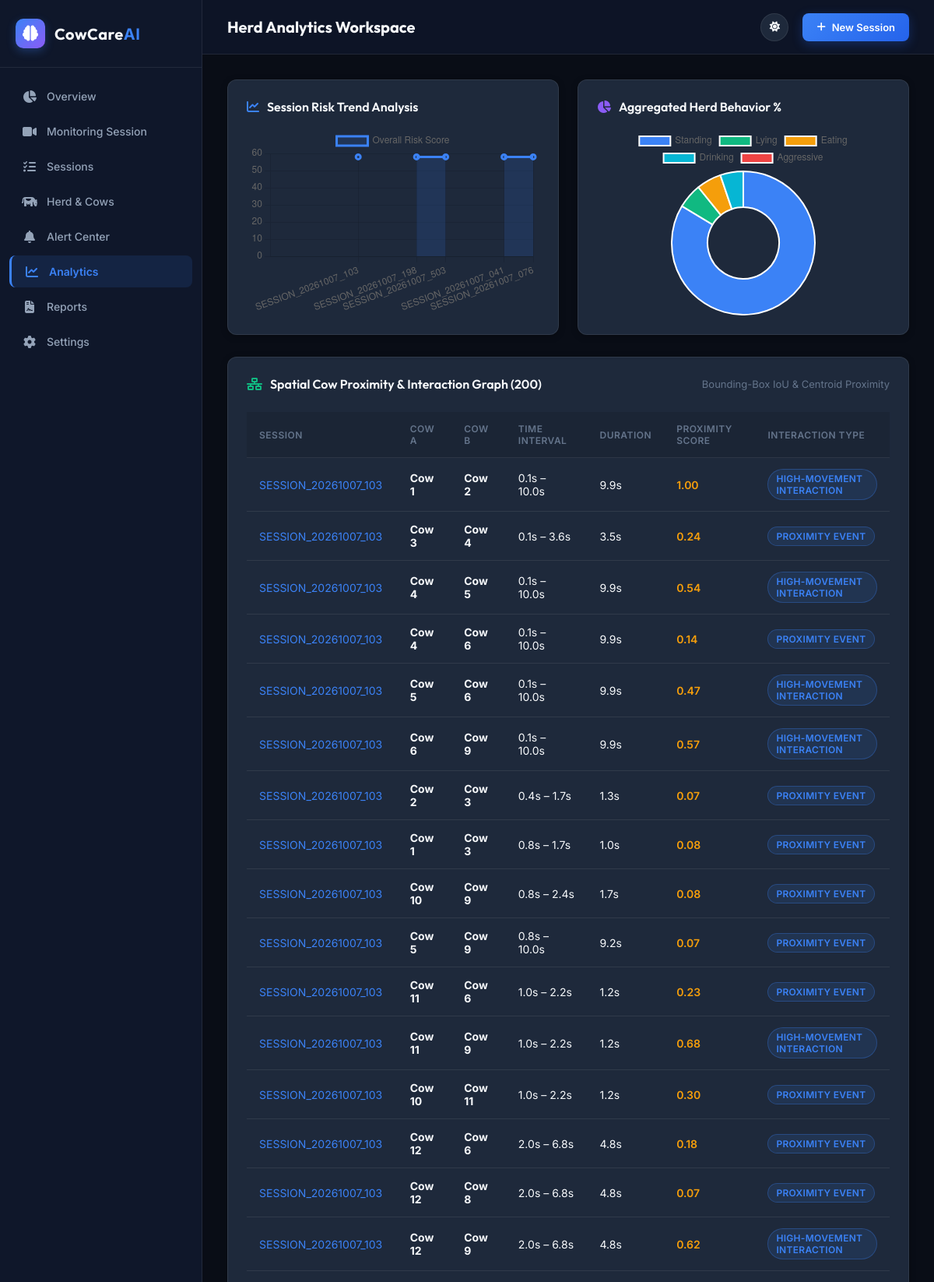
Screenshot of /analytics (signed in, upper part) with the database file from the repository.
### tables this page shows
CREATE TABLE cow_interactions (
            id               INTEGER PRIMARY KEY AUTOINCREMENT,
            prediction_id    INTEGER NOT NULL,
            cow_a            TEXT NOT NULL,
            cow_b            TEXT NOT NULL,
            start_time       REAL NOT NULL,
            end_time         REAL NOT NULL,
            duration         REAL NOT NULL,
            proximity_score  REAL DEFAULT 0.0,
            interaction_type TEXT DEFAULT 'Proximity Event',
            FOREIGN KEY(prediction_id) REFERENCES predictions(id) ON DELETE CASCADE
        );

CREATE TABLE predictions (
            id              INTEGER PRIMARY KEY AUTOINCREMENT,
            user_id         INTEGER NOT NULL,
            video_input     TEXT,
            left_audio      TEXT,
            right_audio     TEXT,
            video_output    TEXT,
            csv_report      TEXT,
            html_report     TEXT,
            total_cows      INTEGER DEFAULT 0,
            total_alerts    INTEGER DEFAULT 0,
            alert_flag      INTEGER DEFAULT 0,
            status          TEXT DEFAULT 'pending',
            created         TEXT DEFAULT CURRENT_TIMESTAMP,
            finished        TEXT, session_code TEXT, farm_name TEXT DEFAULT 'Main Farm', location TEXT DEFAULT 'Barn A', camera_id TEXT DEFAULT 'Cam 1', duration REAL DEFAULT 0.0, left_duration REAL DEFAULT 0.0, right_duration REAL DEFAULT 0.0, sync_status TEXT DEFAULT 'Synchronized', total_events INTEGER DEFAULT 0, total_anomalies INTEGER DEFAULT 0, overall_risk REAL DEFAULT 0.0,
            FOREIGN KEY(user_id) REFERENCES users(id)
        );

### app.py (the view)
@app.route("/analytics")
@login_required
def analytics_page():
    conn = get_db()
    uid = session["user_id"]
    predictions = conn.execute("SELECT * FROM predictions WHERE user_id=? ORDER BY id ASC", (uid,)).fetchall()
    interactions = conn.execute("""
        SELECT ci.*, p.session_code
        FROM cow_interactions ci
        JOIN predictions p ON ci.prediction_id = p.id
        WHERE p.user_id = ?
    """, (uid,)).fetchall()
    conn.close()
    return render_template("analytics.html", predictions=predictions, interactions=interactions)

### app.py (called while the page is built)
def login_required(f):
    @wraps(f)
    def wrapper(*args, **kwargs):
        if "user_id" not in session:
            flash("Please log in first.", "warning")
            return redirect(url_for("login"))
        return f(*args, **kwargs)
    return wrapper

### database.py (called while the page is built)
def get_db():
    conn = sqlite3.connect(DB_PATH, check_same_thread=False)
    conn.row_factory = sqlite3.Row
    return conn

### templates/analytics.html (shortened to what this page needs)
{% extends "base.html" %}
{% block page_title %}Herd Analytics Workspace{% endblock %}
{% block content %}
<div style="display: grid; grid-template-columns: 1fr 1fr; gap: 24px; margin-bottom: 28px;">
  <div class="card" style="margin-bottom: 0;">
    <div class="card-header">
      <div class="card-title">
        <i class="fas fa-chart-line" style="color: var(--accent-blue);"></i>
        Session Risk Trend Analysis
      </div>
    </div>
    <div style="height: 240px; position: relative;">
      <canvas id="analyticsRiskChart"></canvas>
    </div>
  </div>
  <div class="card" style="margin-bottom: 0;">
    <div class="card-header">
      <div class="card-title">
        <i class="fas fa-chart-pie" style="color: var(--accent-purple);"></i>
        Aggregated Herd Behavior %
      </div>
    </div>
    <div style="height: 240px; position: relative;">
      <canvas id="analyticsBehaviorChart"></canvas>
    </div>
  </div>
</div>
<div class="card">
  <div class="card-header">
    <div class="card-title">
      <i class="fas fa-network-wired" style="color: var(--accent-green);"></i>
      Spatial Cow Proximity & Interaction Graph ({{ interactions | length }})
    </div>
    <span style="font-size: 13px; color: var(--text-muted);">Bounding-Box IoU & Centroid Proximity</span>
  </div>
  {% if interactions %}
  <div class="table-responsive">
    <table class="platform-table">
      <thead>
        <tr>
          <th>Session</th>
          <th>Cow A</th>
          <th>Cow B</th>
          <th>Time Interval</th>
          <th>Duration</th>
          <th>Proximity Score</th>
          <th>Interaction Type</th>
        </tr>
      </thead>
      <tbody>
        {% for i in interactions %}
        <tr>
          <td><code style="color: var(--accent-blue);">{{ i.session_code }}</code></td>
          <td><strong style="color: var(--text-main);">Cow {{ i.cow_a }}</strong></td>
          <td><strong style="color: var(--text-main);">Cow {{ i.cow_b }}</strong></td>
          <td>{{ "%.1f"|format(i.start_time) }}s – {{ "%.1f"|format(i.end_time) }}s</td>
          <td>{{ "%.1f"|format(i.duration) }}s</td>
          <td><span style="color: var(--accent-amber); font-weight: 600;">{{ "%.2f"|format(i.proximity_score or 0.8) }}</span></td>
          <td><span class="badge-status blue">{{ i.interaction_type or 'Proximity Event' }}</span></td>
        </tr>
        {% endfor %}
      </tbody>
    </table>
  </div>
  {% endif %}
</div>
{% endblock %}
{% block extra_js %}
<script>
document.addEventListener('DOMContentLoaded', () => {
  fetch('/api/overview_stats')
    .then(res => res.json())
    .then(data => {
      const riskCtx = document.getElementById('analyticsRiskChart');
      if (riskCtx && data.risk_trend) {
        new Chart(riskCtx, {
          type: 'line',
          data: {
            labels: data.risk_trend.map(item => item.session_code),
            datasets: [{
              label: 'Overall Risk Score',
              data: data.risk_trend.map(item => item.risk),
              borderColor: '#3b82f6',
              backgroundColor: 'rgba(59, 130, 246, 0.15)',
              borderWidth: 3,
              fill: true,
              tension: 0.3
            }]
          },
          options: { responsive: true, maintainAspectRatio: false }
        });
      }
      const behCtx = document.getElementById('analyticsBehaviorChart');
      if (behCtx && data.behavior_avg) {
        new Chart(behCtx, {
          type: 'doughnut',
          data: {
            labels: ['Standing', 'Lying', 'Eating', 'Drinking', 'Aggressive'],
            datasets: [{
              data: [
                data.behavior_avg.standing,
                data.behavior_avg.lying,
                data.behavior_avg.eating,
                data.behavior_avg.drinking,
                data.behavior_avg.aggressive
              ],
              backgroundColor: ['#3b82f6', '#10b981', '#f59e0b', '#06b6d4', '#ef4444']
            }]
          },
          options: { responsive: true, maintainAspectRatio: false }
        });
      }
    });
});
</script>
{% endblock %}

### static/css/style.css (style rules this page uses)
:root, [data-theme="dark"] { --bg-root: #090d16; --bg-sidebar: #0f172a; --bg-topbar: rgba(15, 23, 42, 0.85); --bg-card: #1e293b; --bg-card-hover: #26354a; --bg-input: #0f172a; --border-color: rgba(255, 255, 255, 0.08); --border-focus: #3b82f6; --text-main: #f8fafc; --text-secondary: #94a3b8; --text-muted: #64748b; --accent-green: #10b981; --accent-green-bg: rgba(16, 185, 129, 0.12); --accent-amber: #f59e0b; --accent-amber-bg: rgba(245, 158, 11, 0.12); --accent-red: #ef4444; --accent-red-bg: rgba(239, 68, 68, 0.12); --accent-blue: #3b82f6; --accent-blue-bg: rgba(59, 130, 246, 0.12); --accent-purple: #8b5cf6; --accent-purple-bg: rgba(139, 92, 246, 0.12); --shadow-sm: 0 2px 8px rgba(0, 0, 0, 0.25); --shadow-md: 0 4px 20px rgba(0, 0, 0, 0.35); --shadow-glow-green: 0 0 15px rgba(16, 185, 129, 0.25); --shadow-glow-red: 0 0 15px rgba(239, 68, 68, 0.25); }
* { margin: 0; padding: 0; box-sizing: border-box; font-family: 'Inter', -apple-system, BlinkMacSystemFont, sans-serif; }
body { background-color: var(--bg-root); color: var(--text-main); min-height: 100vh; display: flex; overflow-x: hidden; transition: background-color 0.3s ease, color 0.3s ease; }
.card { background-color: var(--bg-card); border: 1px solid var(--border-color); border-radius: 12px; padding: 24px; box-shadow: var(--shadow-sm); transition: all 0.2s ease; margin-bottom: 24px; }
.card-header { display: flex; align-items: center; justify-content: space-between; margin-bottom: 18px; }
.card-title { font-family: 'Outfit', sans-serif; font-size: 16px; font-weight: 600; color: var(--text-main); display: flex; align-items: center; gap: 10px; }
.badge-status { display: inline-flex; align-items: center; gap: 6px; padding: 4px 10px; border-radius: 20px; font-size: 12px; font-weight: 600; text-transform: uppercase; letter-spacing: 0.3px; }
.badge-status.blue { background-color: var(--accent-blue-bg); color: var(--accent-blue); border: 1px solid rgba(59, 130, 246, 0.3); }
.table-responsive { width: 100%; overflow-x: auto; }
.platform-table { width: 100%; border-collapse: separate; border-spacing: 0; margin-top: 8px; }
.platform-table th { background-color: rgba(0, 0, 0, 0.1); color: var(--text-muted); font-size: 12px; font-weight: 600; text-transform: uppercase; letter-spacing: 0.5px; padding: 14px 16px; text-align: left; border-bottom: 1px solid var(--border-color); }
.platform-table td { padding: 14px 16px; font-size: 14px; color: var(--text-main); border-bottom: 1px solid var(--border-color); transition: background-color 0.15s ease; }

### rows the page displays
cow_interactions: session_code "SESSION_20261007_103", cow_a "1", cow_b "2", start_time "0.1", end_time "10.0", duration "9.9", proximity_score "1.00", interaction_type "HIGH-MOVEMENT INTERACTION"
cow_interactions: session_code "SESSION_20261007_103", cow_a "3", cow_b "4", start_time "0.1", end_time "3.6", duration "3.5", proximity_score "0.24", interaction_type "PROXIMITY EVENT"
cow_interactions: session_code "SESSION_20261007_103", cow_a "4", cow_b "5", start_time "0.1", end_time "10.0", duration "9.9", proximity_score "0.54", interaction_type "HIGH-MOVEMENT INTERACTION"
cow_interactions: session_code "SESSION_20261007_103", cow_a "4", cow_b "6", start_time "0.1", end_time "10.0", duration "9.9", proximity_score "0.14", interaction_type "PROXIMITY EVENT"
cow_interactions: session_code "SESSION_20261007_103", cow_a "5", cow_b "6", start_time "0.1", end_time "10.0", duration "9.9", proximity_score "0.47", interaction_type "HIGH-MOVEMENT INTERACTION"
cow_interactions: session_code "SESSION_20261007_103", cow_a "6", cow_b "9", start_time "0.1", end_time "10.0", duration "9.9", proximity_score "0.57", interaction_type "HIGH-MOVEMENT INTERACTION"
cow_interactions: session_code "SESSION_20261007_103", cow_a "2", cow_b "3", start_time "0.4", end_time "1.7", duration "1.3", proximity_score "0.07", interaction_type "PROXIMITY EVENT"
cow_interactions: session_code "SESSION_20261007_103", cow_a "1", cow_b "3", start_time "0.8", end_time "1.7", duration "1.0", proximity_score "0.08", interaction_type "PROXIMITY EVENT"
cow_interactions: session_code "SESSION_20261007_103", cow_a "10", cow_b "9", start_time "0.8", end_time "2.4", duration "1.7", proximity_score "0.08", interaction_type "PROXIMITY EVENT"
cow_interactions: session_code "SESSION_20261007_103", cow_a "5", cow_b "9", start_time "0.8", end_time "10.0", duration "9.2", proximity_score "0.07", interaction_type "PROXIMITY EVENT"
cow_interactions: session_code "SESSION_20261007_103", cow_a "11", cow_b "6", start_time "1.0", end_time "2.2", duration "1.2", proximity_score "0.23", interaction_type "PROXIMITY EVENT"
cow_interactions: session_code "SESSION_20261007_103", cow_a "11", cow_b "9", start_time "1.0", end_time "2.2", duration "1.2", proximity_score "0.68", interaction_type "HIGH-MOVEMENT INTERACTION"
cow_interactions: session_code "SESSION_20261007_103", cow_a "10", cow_b "11", start_time "1.0", end_time "2.2", duration "1.2", proximity_score "0.30", interaction_type "PROXIMITY EVENT"
cow_interactions: session_code "SESSION_20261007_103", cow_a "12", cow_b "6", start_time "2.0", end_time "6.8", duration "4.8", proximity_score "0.18", interaction_type "PROXIMITY EVENT"
cow_interactions: session_code "SESSION_20261007_103", cow_a "12", cow_b "8", start_time "2.0", end_time "6.8", duration "4.8", proximity_score "0.07", interaction_type "PROXIMITY EVENT"
cow_interactions: session_code "SESSION_20261007_103", cow_a "12", cow_b "9", start_time "2.0", end_time "6.8", duration "4.8", proximity_score "0.62", interaction_type "HIGH-MOVEMENT INTERACTION"

### other values shown
{{ interactions | length }} "200"
